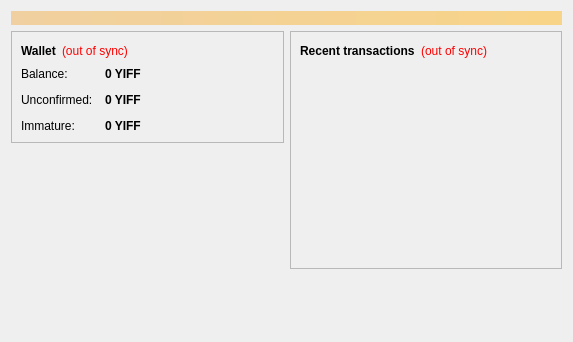
<?xml version="1.0" encoding="UTF-8"?>
<ui version="4.0">
 <class>OverviewPage</class>
 <widget class="QWidget" name="OverviewPage">
  <property name="geometry">
   <rect>
    <x>0</x>
    <y>0</y>
    <width>573</width>
    <height>342</height>
   </rect>
  </property>
  <property name="windowTitle">
   <string>Form</string>
  </property>
  <layout class="QVBoxLayout" name="topLayout">
   <item>
    <widget class="QLabel" name="labelAlerts">
     <property name="visible">
      <bool>false</bool>
     </property>
     <property name="styleSheet">
      <string notr="true">background-color: qlineargradient(x1: 0, y1: 0, x2: 1, y2: 0, stop:0 #F0D0A0, stop:1 #F8D488); color:#000000;</string>
     </property>
     <property name="wordWrap">
      <bool>true</bool>
     </property>
     <property name="margin">
      <number>3</number>
     </property>
    </widget>
   </item>
   <item>
    <layout class="QHBoxLayout" name="horizontalLayout" stretch="1,1">
     <item>
      <layout class="QVBoxLayout" name="verticalLayout_2">
       <item>
        <widget class="QFrame" name="frame">
         <property name="frameShape">
          <enum>QFrame::StyledPanel</enum>
         </property>
         <property name="frameShadow">
          <enum>QFrame::Raised</enum>
         </property>
         <layout class="QVBoxLayout" name="verticalLayout_4">
          <item>
           <layout class="QHBoxLayout" name="horizontalLayout_4">
            <item>
             <widget class="QLabel" name="label_5">
              <property name="font">
               <font>
                <weight>75</weight>
                <bold>true</bold>
               </font>
              </property>
              <property name="text">
               <string>Wallet</string>
              </property>
             </widget>
            </item>
            <item>
             <widget class="QLabel" name="labelWalletStatus">
              <property name="toolTip">
               <string>The displayed information may be out of date. Your wallet automatically synchronizes with the Yiffcoin network after a connection is established, but this process has not completed yet.</string>
              </property>
              <property name="styleSheet">
               <string notr="true">QLabel { color: red; }</string>
              </property>
              <property name="text">
               <string notr="true">(out of sync)</string>
              </property>
              <property name="alignment">
               <set>Qt::AlignLeading|Qt::AlignLeft|Qt::AlignVCenter</set>
              </property>
             </widget>
            </item>
            <item>
             <spacer name="horizontalSpacer_2">
              <property name="orientation">
               <enum>Qt::Horizontal</enum>
              </property>
              <property name="sizeHint" stdset="0">
               <size>
                <width>40</width>
                <height>20</height>
               </size>
              </property>
             </spacer>
            </item>
           </layout>
          </item>
          <item>
           <layout class="QFormLayout" name="formLayout_2">
            <property name="fieldGrowthPolicy">
             <enum>QFormLayout::AllNonFixedFieldsGrow</enum>
            </property>
            <property name="horizontalSpacing">
             <number>12</number>
            </property>
            <property name="verticalSpacing">
             <number>12</number>
            </property>
            <item row="0" column="0">
             <widget class="QLabel" name="label">
              <property name="text">
               <string>Balance:</string>
              </property>
             </widget>
            </item>
            <item row="0" column="1">
             <widget class="QLabel" name="labelBalance">
              <property name="font">
               <font>
                <weight>75</weight>
                <bold>true</bold>
               </font>
              </property>
              <property name="cursor">
               <cursorShape>IBeamCursor</cursorShape>
              </property>
              <property name="toolTip">
               <string>Your current balance</string>
              </property>
              <property name="text">
               <string notr="true">0 YIFF</string>
              </property>
              <property name="textInteractionFlags">
               <set>Qt::LinksAccessibleByMouse|Qt::TextSelectableByKeyboard|Qt::TextSelectableByMouse</set>
              </property>
             </widget>
            </item>
            <item row="1" column="0">
             <widget class="QLabel" name="label_3">
              <property name="text">
               <string>Unconfirmed:</string>
              </property>
             </widget>
            </item>
            <item row="1" column="1">
             <widget class="QLabel" name="labelUnconfirmed">
              <property name="font">
               <font>
                <weight>75</weight>
                <bold>true</bold>
               </font>
              </property>
              <property name="cursor">
               <cursorShape>IBeamCursor</cursorShape>
              </property>
              <property name="toolTip">
               <string>Total of transactions that have yet to be confirmed, and do not yet count toward the current balance</string>
              </property>
              <property name="text">
               <string notr="true">0 YIFF</string>
              </property>
              <property name="textInteractionFlags">
               <set>Qt::LinksAccessibleByMouse|Qt::TextSelectableByKeyboard|Qt::TextSelectableByMouse</set>
              </property>
             </widget>
            </item>
            <item row="2" column="0">
             <widget class="QLabel" name="labelImmatureText">
              <property name="text">
               <string>Immature:</string>
              </property>
             </widget>
            </item>
            <item row="2" column="1">
             <widget class="QLabel" name="labelImmature">
              <property name="font">
               <font>
                <weight>75</weight>
                <bold>true</bold>
               </font>
              </property>
              <property name="toolTip">
               <string>Mined balance that has not yet matured</string>
              </property>
              <property name="text">
               <string notr="true">0 YIFF</string>
              </property>
              <property name="textInteractionFlags">
               <set>Qt::LinksAccessibleByMouse|Qt::TextSelectableByKeyboard|Qt::TextSelectableByMouse</set>
              </property>
             </widget>
            </item>
           </layout>
          </item>
         </layout>
        </widget>
       </item>
       <item>
        <spacer name="verticalSpacer">
         <property name="orientation">
          <enum>Qt::Vertical</enum>
         </property>
         <property name="sizeHint" stdset="0">
          <size>
           <width>20</width>
           <height>40</height>
          </size>
         </property>
        </spacer>
       </item>
      </layout>
     </item>
     <item>
      <layout class="QVBoxLayout" name="verticalLayout_3">
       <item>
        <widget class="QFrame" name="frame_2">
         <property name="frameShape">
          <enum>QFrame::StyledPanel</enum>
         </property>
         <property name="frameShadow">
          <enum>QFrame::Raised</enum>
         </property>
         <layout class="QVBoxLayout" name="verticalLayout">
          <item>
           <layout class="QHBoxLayout" name="horizontalLayout_2">
            <item>
             <widget class="QLabel" name="label_4">
              <property name="text">
               <string>&lt;b&gt;Recent transactions&lt;/b&gt;</string>
              </property>
             </widget>
            </item>
            <item>
             <widget class="QLabel" name="labelTransactionsStatus">
              <property name="toolTip">
               <string>The displayed information may be out of date. Your wallet automatically synchronizes with the Yiffcoin network after a connection is established, but this process has not completed yet.</string>
              </property>
              <property name="styleSheet">
               <string notr="true">QLabel { color: red; }</string>
              </property>
              <property name="text">
               <string notr="true">(out of sync)</string>
              </property>
              <property name="alignment">
               <set>Qt::AlignRight|Qt::AlignTrailing|Qt::AlignVCenter</set>
              </property>
             </widget>
            </item>
            <item>
             <spacer name="horizontalSpacer">
              <property name="orientation">
               <enum>Qt::Horizontal</enum>
              </property>
              <property name="sizeHint" stdset="0">
               <size>
                <width>40</width>
                <height>20</height>
               </size>
              </property>
             </spacer>
            </item>
           </layout>
          </item>
          <item>
           <widget class="QListView" name="listTransactions">
            <property name="styleSheet">
             <string notr="true">QListView { background: transparent; }</string>
            </property>
            <property name="frameShape">
             <enum>QFrame::NoFrame</enum>
            </property>
            <property name="verticalScrollBarPolicy">
             <enum>Qt::ScrollBarAlwaysOff</enum>
            </property>
            <property name="horizontalScrollBarPolicy">
             <enum>Qt::ScrollBarAlwaysOff</enum>
            </property>
            <property name="selectionMode">
             <enum>QAbstractItemView::NoSelection</enum>
            </property>
           </widget>
          </item>
         </layout>
        </widget>
       </item>
       <item>
        <spacer name="verticalSpacer_2">
         <property name="orientation">
          <enum>Qt::Vertical</enum>
         </property>
         <property name="sizeHint" stdset="0">
          <size>
           <width>20</width>
           <height>40</height>
          </size>
         </property>
        </spacer>
       </item>
      </layout>
     </item>
    </layout>
   </item>
  </layout>
 </widget>
 <resources/>
 <connections/>
</ui>
